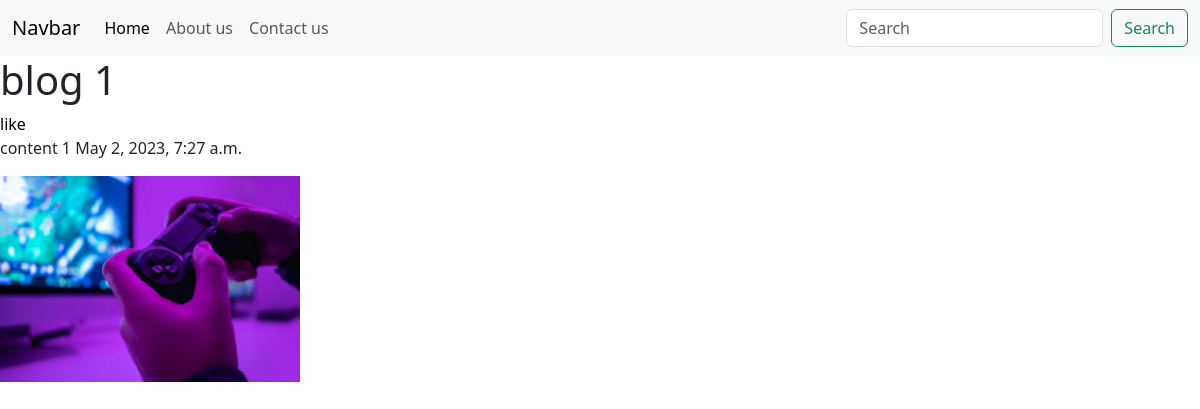
The app's page /testapp/blog/11 with its own data.
### testapp/models.py (models this page shows, shortened)
class Blog(models.Model):
    title = models.CharField(max_length=200)
    content = models.TextField()
    date = models.DateTimeField(auto_now_add=True)
    author = models.ForeignKey(User, on_delete=models.CASCADE, null=True, blank=True)
    image = models.ImageField(upload_to='%y/%m/%d', null=True, blank=True)
    likes = models.ManyToManyField(User, related_name='BlogLikes', blank=True)

### testapp/views.py (the view)
# urls.py: path('blog/<pk>', BlogDetail.as_view(), name="detail"),
class BlogDetail(generic.DeleteView):
    model = Blog
    template_name = 'testapp/BlogDetail.html'

### testapp/templates/testapp/BlogDetail.html (shortened to what this page needs)
{% extends 'base.html' %}
{% block content %}
<h1>{{ blog.title }}</h1>
    {% if user in blog.likes.all %}
        <a href="{% url 'postunlike' blog.id %}">unlike</a>
    {% else %}
        <a href="{% url 'postlike' blog.id %}">like</a>
    {% endif %}
    <p>{{ blog.content }}
        {{ blog.date }}
    </p>
    <img style="width: 300px;" src="{{ blog.image.url }}" alt="">
{% endblock %}

### testapp/static/testapp/style.css (style rules this page uses)
* { padding: 0; margin: 0; box-sizing: border-box; }
a { color: #000; text-decoration: none; }

### records on screen
Blog: title "blog 1", content "content 1", date "May 2, 2023, 7:27 a.m.", image (picture)
